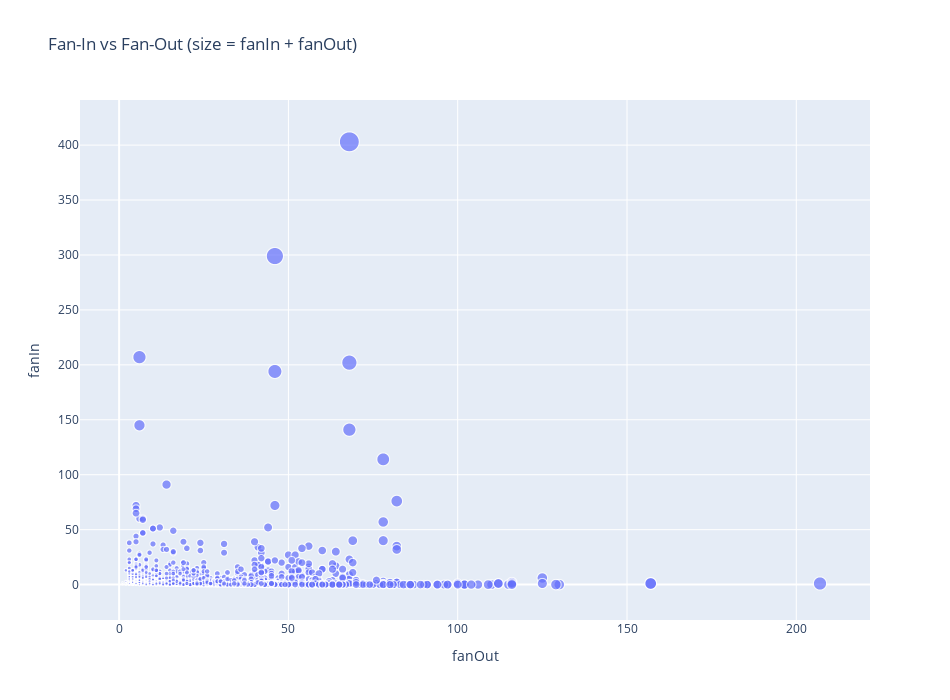

Write notebook code for a chart like this one.
### Markdown cell above
## 4) Fan-In vs Fan-Out — scatter

### Code cell
if not merged.empty:
    merged["total"] = merged["fanIn"] + merged["fanOut"]
    fig = px.scatter(merged, x="fanOut", y="fanIn", size="total",
                     hover_name="type",
                     title="Fan-In vs Fan-Out (size = fanIn + fanOut)")
    fig.update_layout(width=950, height=700)
    fig.show()

### Figure 1 — Plotly figure (JSON) as saved in the notebook; plotly's stock layout.template omitted (floating-point values rounded to 4 significant figures; data arrays with more than 128 entries replaced by an {"elided": "..."} marker saying what was removed)
{"data": [{"hovertemplate": "<b>%{hovertext}</b><br><br>fanOut=%{x}<br>fanIn=%{y}<br>total=%{marker.size}<extra></extra>", "hovertext": {"elided": "1868 str values"}, "legendgroup": "", "marker": {"color": "#636efa", "size": {"elided": "1868 int values"}, "sizemode": "area", "sizeref": 1.177, "symbol": "circle"}, "mode": "markers", "name": "", "showlegend": false, "type": "scattergl", "x": {"elided": "1868 int values"}, "xaxis": "x", "y": {"elided": "1868 int values"}, "yaxis": "y"}], "layout": {"height": 700, "legend": {"itemsizing": "constant", "tracegroupgap": 0}, "title": {"text": "Fan-In vs Fan-Out (size = fanIn + fanOut)"}, "width": 950, "xaxis": {"anchor": "y", "domain": [0, 1], "title": {"text": "fanOut"}}, "yaxis": {"anchor": "x", "domain": [0, 1], "title": {"text": "fanIn"}}}}
